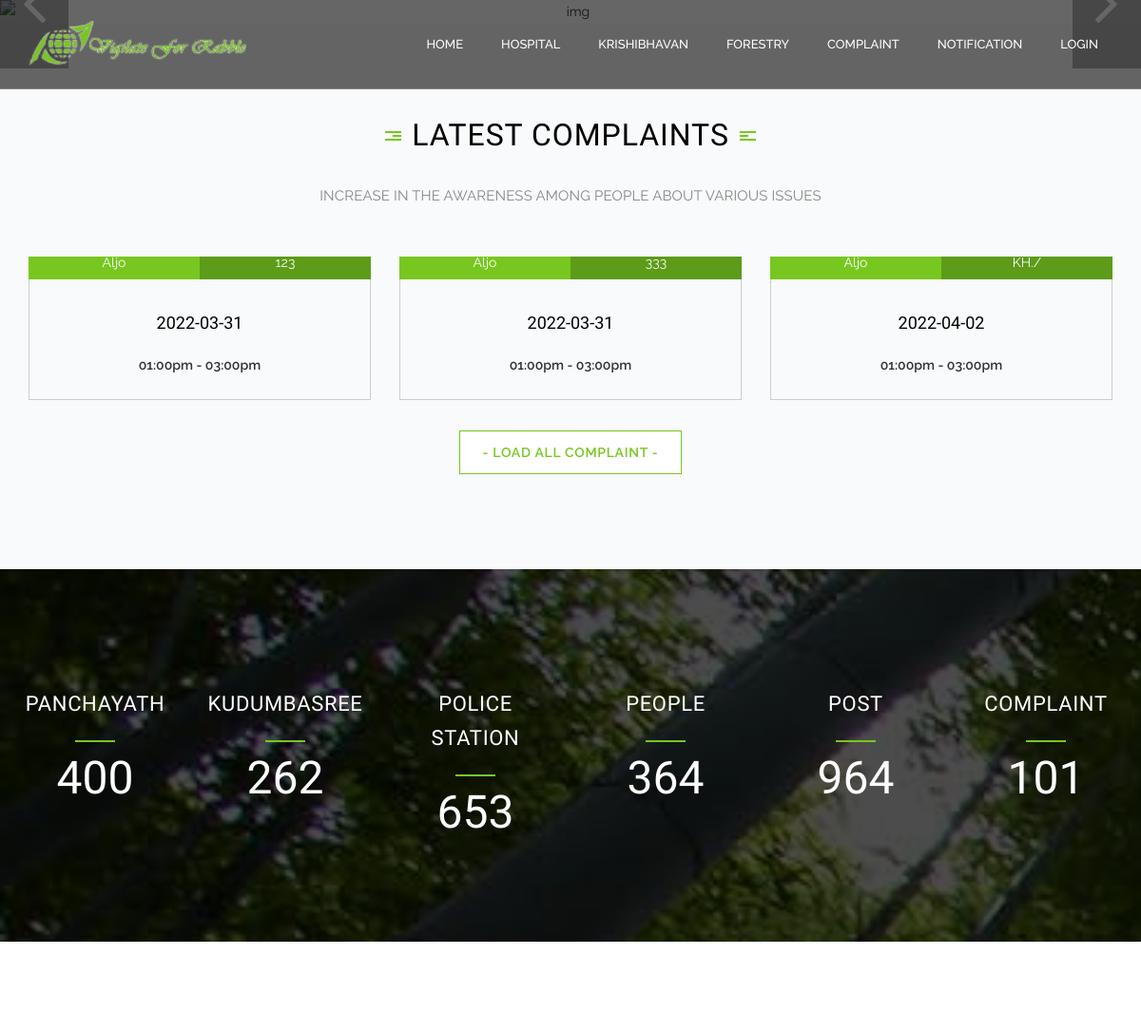
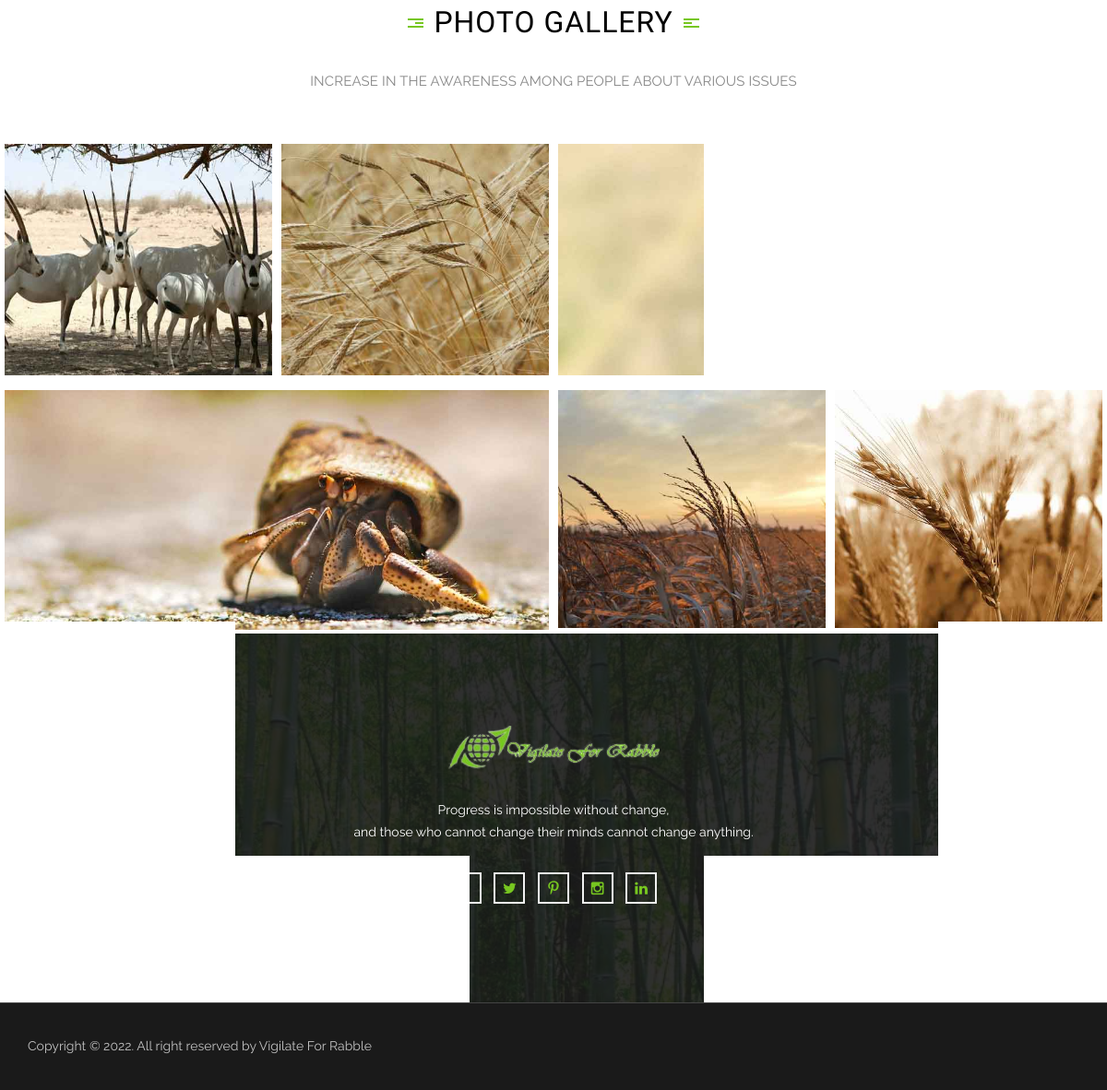
The page /complaint.php on the database its author committed (2 pictures, top to bottom).
### tables this page shows
CREATE TABLE `complaintpost` (
  `cmpsid` int(11) NOT NULL,
  `Log_Id` text NOT NULL,
  `name` varchar(200) NOT NULL,
  `sex` varchar(200) NOT NULL,
  `age` varchar(200) NOT NULL,
  `aadharno` varchar(200) NOT NULL,
  `addr` text NOT NULL,
  `kbhn` varchar(200) NOT NULL,
  `cntno` varchar(200) NOT NULL,
  `cdate` date NOT NULL,
  `pdate` date NOT NULL,
  `frstry` text NOT NULL,
  `panchayath` text NOT NULL,
  `cname` varchar(200) NOT NULL,
  `descp` text NOT NULL,
  `photo` text NOT NULL,
  `photo1` text NOT NULL,
  `photo2` text NOT NULL,
  `kbhnreply` text NOT NULL,
  `kdate` date NOT NULL,
  `frestryreply` text NOT NULL,
  `fdate` date NOT NULL,
  `kst` varchar(200) NOT NULL,
  `fsat` varchar(200) NOT NULL
);

### complaint.php (the view, shortened to what this page needs)
<?php
	include('connect/db.php');
?>
<!DOCTYPE html>
 <html lang="en">
    <head>
        <link rel="stylesheet" href="css/bootstrap.min.css" />
        <link href="css/font-awesome.min.css" rel="stylesheet" type="text/css" >
        <link href="css/animate.css" rel="stylesheet" type="text/css" >
        <link href="css/owl.carousel.css" rel="stylesheet" type="text/css" >
        <link href="css/venobox.css" rel="stylesheet" type="text/css" >
        <link rel="stylesheet" href="css/styles.css" />
    <body>
        <header class="main-header clearfix">
            <section class="header-wrapper navgiation-wrapper">
                <div class="navbar navbar-default">
                    <div class="container">
                        <div class="navbar-header">
                            <a class="logo" href="index.php"><img alt="" src="images/logo.png"></a>
                        </div>
                        <div class="navbar-collapse collapse">
                            <ul class="nav navbar-nav navbar-right">
                                <li><a href="index.php">Home</a></li>
                                <li><a href="hospital.php">Hospital</a></li>
                                <li><a href="krishibhavan.php">Krishibhavan</a></li>
                                <li><a href="forestry.php">Forestry</a></li>
                                <li><a href="complaint.php">Complaint</a></li>
                                <li><a href="notification.php">Notification</a></li>
                                <li><a href="login.php">Login</a></li>
                            </ul>
                        </div>
                    </div>
                </div>
            </section>
        </header>
        <div class="slider-wrap">
            <div id="slider_1" class="owl-carousel owl-theme">
                <div class="item">
                    <img src="images/home_1_slider_1.jpg" alt="img">
                    <div class="slider-content">
                        <div class="container">
                            <h3>Save The Environment and You Will Save Life And Your Future</h3>
                        </div>
                    </div>
                </div>
            </div>
        </div>
        <section class="section-content-block event-section-1 section-secondary-bg">
            <div class="container wow fadeInUp">
                <div class="row section-heading-wrapper">
                    <div class="col-md-8 col-md-offset-2 col-sm-12 text-center">
                        <h2 class="section-heading"><span>Latest</span> Complaints</h2>
                         <p class="section-subheading">
                             Increase in the awareness among people about various issues
                        </p>
                    </div>
                </div>
                <div class="row">
                 <?php
					$result = $db->prepare("select * from complaintpost where fsat='Pending' and kst='Pending'");
					$result->execute();
					for($i=1; $row = $result->fetch(); $i++)
					{
                    ?>
                    <div class="col-lg-4 col-md-4 col-sm-6 col-xs-12">
                        <div class="event_wrapper xs-margin">
                            <figure class="event-img">
                                <p class="event-info">
                                    <span class="event-date"><i class="fa fa-calendar"></i> <?php echo $row["name"];?></span>
                                    <span class="event-location"><i class="fa fa-map-marker"></i> <?php echo $row["panchayath"];?></span>
                                </p>
                            </figure>
                            <div class="event-content">
                                <div class="event-text">
                                    <h5><a href="#"><?php echo $row["pdate"];?></a></h5>
                                    <p class="event-time">01:00pm - 03:00pm</p>
                                </div>
                            </div>
                        </div>
                    </div>
				<?php } ?>
                </div>
                <div class="row">
                    <div class="col-sm-12 col-md-4 col-md-offset-4 text-center">
                        <a href="#" class="btn btn-load-more">- Load All Complaint -</a>
                    </div>
                </div>
            </div>
        </section>
        <section class="section-content-block section-counter">
            <div class="container-fluid wow fadeInUp">
                <div class="row">
                    <div class="col-md-2 col-sm-12">
                        <div class="counter-block-1 text-center">
                            <h4>Panchayath</h4>
                            <span class="counter">400</span>
                        </div>
                    </div>
                    <div class="col-md-2 col-sm-12">
                        <div class="counter-block-1 text-center">
                            <h4>Kudumbasree</h4>
                            <span class="counter">262</span>
                        </div>
                    </div>
                    <div class="col-md-2 col-sm-12">
                        <div class="counter-block-1 text-center">
                            <h4>Police Station</h4>
                            <span class="counter">653</span>
                        </div>
                    </div>
                    <div class="col-md-2 col-sm-12">
                        <div class="counter-block-1 text-center">
                            <h4>People</h4>
                            <span class="counter">364</span>
                        </div>
                    </div>
                    <div class="col-md-2 col-sm-12">
                        <div class="counter-block-1 text-center">
                            <h4>Post</h4>
                            <span class="counter">964</span>
                        </div>
                    </div>
                    <div class="col-md-2 col-sm-12">
                        <div class="counter-block-1 text-center">
                            <h4>Complaint</h4>
                             <span class="counter">101</span>
                        </div>
                    </div>
                </div>
            </div>
        </section>
        <section class="section-content-block no-bottom-padding">
            <div class="container">
                <div class="row section-heading-wrapper">
                    <div class="col-md-8 col-md-offset-2 col-sm-12 text-center">
                        <h2 class="section-heading"><span>Photo</span> Gallery</h2>
                        <p class="section-subheading">
                             Increase in the awareness among people about various issues
                        </p>
                    </div>
                </div>
            </div>
            <div class="container-fluid wow fadeInUp">
                <div class="row no-padding-gallery">
                    <div class="col-md-3 col-sm-12 gallery-container">
                        <a class="gallery-light-box" data-gall="myGallery" href="images/gallery_1.jpg">
                            <figure class="gallery-img">
                                <img src="images/gallery_1.jpg" alt="gallery image" />
                            </figure>
                        </a>
                    </div>
                    <div class="col-md-3 col-sm-12 gallery-container">
                        <a class="gallery-light-box"  data-gall="myGallery" href="images/gallery_2.jpg">
                            <figure class="gallery-img">
                                <img src="images/gallery_5.jpg" alt="gallery image" />
                            </figure>
                        </a>
                    </div>
                    <div class="col-md-6 col-sm-12 gallery-container">
                        <a class="gallery-light-box"  data-gall="myGallery" href="images/gallery_3.jpg">
                            <figure class="gallery-img">
                                <img src="images/gallery_3.jpg" alt="gallery image" />
                            </figure>
                        </a>
                    </div>
                </div>
                <div class="row no-padding-gallery">
                    <div class="col-md-6 col-sm-12 gallery-container">
                        <a class="gallery-light-box"  data-gall="myGallery" href="images/gallery_3.jpg">
                            <figure class="gallery-img">
                                <img src="images/gallery_4.jpg" alt="gallery image" />
                            </figure>
                        </a>
                    </div>
                    <div class="col-md-3 col-sm-12 gallery-container">
                        <a class="gallery-light-box" data-gall="myGallery" href="images/gallery_1.jpg">
                            <figure class="gallery-img">
                                <img src="images/gallery_2.jpg" alt="gallery image" />
                            </figure>
                        </a>
                    </div>
                    <div class="col-md-3 col-sm-12 gallery-container">
                        <a class="gallery-light-box"  data-gall="myGallery" href="images/gallery_2.jpg">
                            <figure class="gallery-img">
                                <img src="images/gallery_6.jpg" alt="gallery image" />
                            </figure>
                        </a>
                    </div>
                </div>
            </div>
        </section>
       <footer>
            <section class="section-content-block footer-widget-area-bg">
                <div class="container wow fadeInUp">
                    <div class="row">
                        <div class="col-md-8 col-md-offset-2 col-sm-12 text-center">
                            <div class="footer-widget-area">
                                <figure class="footer-logo-img text-center">
                                    <img alt="Logo" src="images/logo.png">
                                </figure>
                                <div class="contact-info">
                                 <p>Progress is impossible without change,<br/>and those who cannot change their minds cannot change anything.</p>
                                </div>
                                <div class="contact-info">
                                    <div class="contact-details">
                                        <div class="social-icons margin-top-20">
                                         <a href="https://www.facebook.com/forestapp.cc">
                                            <i class="fa fa-facebook"></i>
                                            </a>
                                            <a href="https://twitter.com/search?q=%23forest">
                                            <i class="fa fa-twitter"></i>
                                            </a>
                                            <a href="#">
                                            <i class="fa fa-pinterest-p"></i>
                                            </a>
                                            <a href="https://www.instagram.com/forest_app/?hl=en">
                                            <i class="fa fa-instagram"></i>
                                            </a>
                                            <a href="#" class="margin-right-0">
                                            <i class="fa fa-linkedin"></i>
                                            </a>
                                        </div>
                                    </div>
                                </div>
                            </div>
                        </div>
                    </div>
                </div>
            </section>
            <section class="footer-section">
                <div class="container">
                    <div class="row">
                        <div class="col-md-6 col-sm-12">
                             <span>Copyright © 2022. All right reserved by Vigilate For Rabble</span>
                        </div>
                        <div class="col-md-6 col-sm-12">
                        </div>
                    </div>
                </div>
            </section>
        </footer>
   </body>
</html>

### rows shown on the page
complaintpost: name "Aljo", panchayath "123", pdate "2022-03-31"
complaintpost: name "Aljo", panchayath "333", pdate "2022-03-31"
complaintpost: name "Aljo", panchayath "KH./", pdate "2022-04-02"
